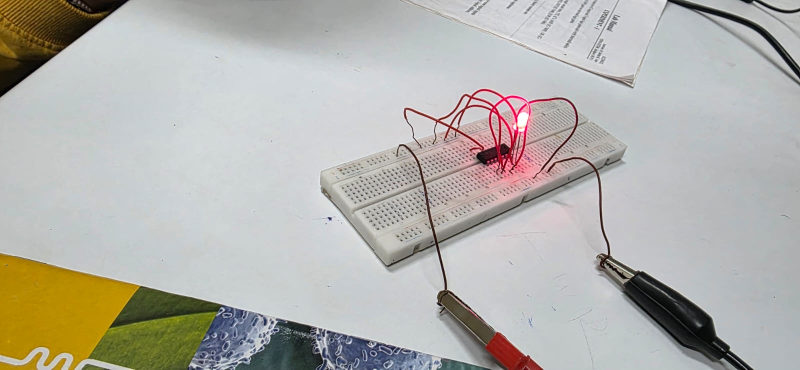
#> input picture ckt breadboard/WhatsApp Image 2026-10-31 at 8.23.35 PM.jpeg, 1600 x 739 px (shown at 1/2 size)
$ python -i video.py   (imports and definitions only)   (older library calls are emulated)
#> lines starting #> are read from the running program, lines starting #| are printed output that depends on the picture
"""Local video keyframe selection. No labels, calibration or connectivity inferred."""
import hashlib
import cv2
import numpy as np
from PIL import Image


def file_hash(path):
    digest = hashlib.sha256()
    with path.open('rb') as stream:
        for block in iter(lambda: stream.read(1024 * 1024), b''):
            digest.update(block)
    return digest.hexdigest()


def extract_frames(path, output, count=6, samples=48, *, max_pixels=None,
                   max_duration_s=None):
    """Decode bounded samples, choosing sharpness within temporal bins.

    Sharpness is a relative full-frame heuristic, not board visibility or accuracy.
    Pixel coordinates refer to decoded frames (including decoder orientation).
    """
#> called with output = 'out.png', count = 6, samples = 48
    if not 1 <= count <= samples <= 120:
        raise ValueError('Require 1 <= count <= samples <= 120')
    capture = cv2.VideoCapture(str(path))
    try:
        fps = float(capture.get(cv2.CAP_PROP_FPS))
        total = int(capture.get(cv2.CAP_PROP_FRAME_COUNT))
        if not capture.isOpened() or not np.isfinite(fps) or fps <= 0 or total < 1:
            raise ValueError(f'Unreadable video or invalid frame metadata: {path}')
        if max_duration_s is not None and total/fps > max_duration_s:
            raise ValueError('Video duration exceeds preprocessing limit')
        if max_pixels is not None:
            width, height = capture.get(cv2.CAP_PROP_FRAME_WIDTH), capture.get(cv2.CAP_PROP_FRAME_HEIGHT)
            if not np.isfinite([width,height]).all() or width <= 0 or height <= 0 or width*height > max_pixels:
                raise ValueError('Video dimensions exceed preprocessing limit')
        indices = np.unique(np.linspace(0, total - 1, min(samples, total)).astype(int))
        selected = []
        for bucket in np.array_split(indices, min(count, len(indices))):
            best = None
            for index in bucket:
                capture.set(cv2.CAP_PROP_POS_FRAMES, int(index))
                ok, frame = capture.read()
                if not ok:
                    continue
                if max_pixels is not None and frame.shape[0]*frame.shape[1] > max_pixels:
                    raise ValueError('Decoded frame exceeds preprocessing limit')
                gray = cv2.cvtColor(frame, cv2.COLOR_BGR2GRAY)
                factor = min(1.0, 640 / max(gray.shape))
                small = cv2.resize(gray, None, fx=factor, fy=factor)
                score = float(cv2.Laplacian(small, cv2.CV_64F).var())
                if best is None or score > best[0]:
                    milliseconds = float(capture.get(cv2.CAP_PROP_POS_MSEC))
                    has_pts = np.isfinite(milliseconds) and (milliseconds > 0 or index == 0)
                    timestamp = milliseconds / 1000 if has_pts else int(index) / fps
                    best = (score, int(index), frame, timestamp,
                            'decoder_pts' if has_pts else 'estimated_from_fps')
            if best is None:
                continue
            score, index, frame, timestamp, timestamp_source = best
            output.mkdir(parents=True, exist_ok=True)
            target = output / f'frame-{index:07d}.jpg'
            image = Image.fromarray(cv2.cvtColor(frame, cv2.COLOR_BGR2RGB))
            image.save(target, quality=95)
            selected.append({'file': target.name, 'frame_index': index,
                             'timestamp_s': round(timestamp, 4),
                             'timestamp_source': timestamp_source,
                             'width': image.width, 'height': image.height,
                             'sharpness': round(score, 3), 'sha256': file_hash(target),
                             'label_status': 'unlabelled'})
#> this loop made 1 pass
#> (score, index, timestamp, timestamp_source) on pass 1: (1918, 0, 0, 'decoder_pts')
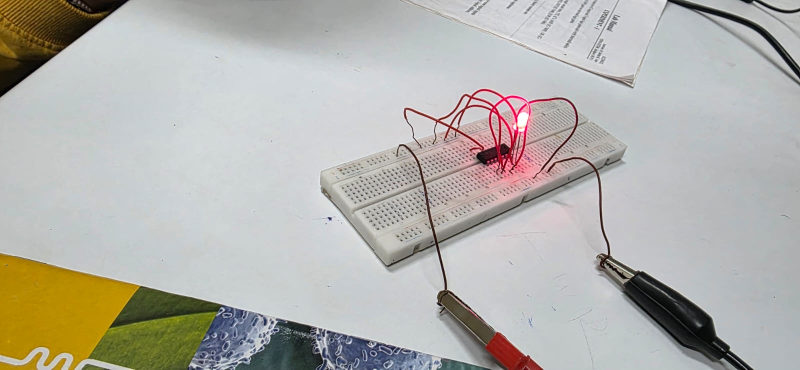
#> input picture ckt breadboard/WhatsApp Image 2026-10-31 at 8.23.35 PM.jpeg, 1600 x 739 px (shown at 1/2 size)
#> frame is the input picture: shape (739, 1600, 3); mean B, G, R 172.4, 177.9, 179.5
#> after the loop:
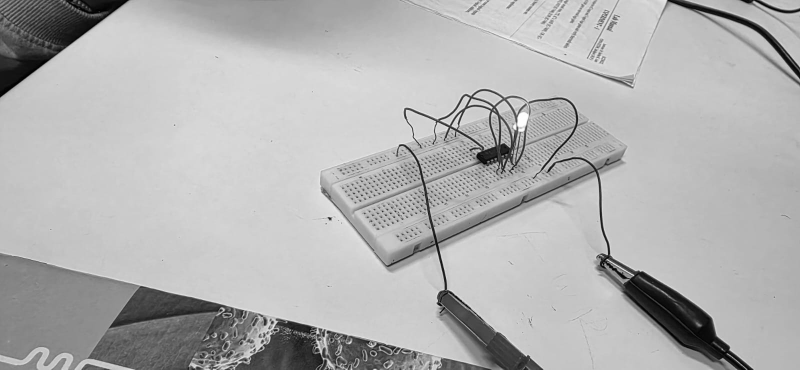
#> gray: shape (739, 1600) (shown at 1/2 size); min 0, max 255, mean 177.7
#> after the loop:
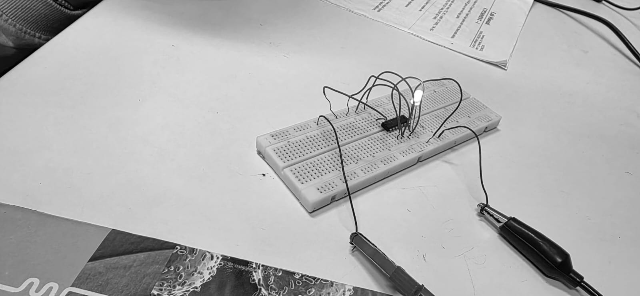
#> small: shape (296, 640); min 0, max 255, mean 177.6
#> after the loop, has_pts = True; milliseconds = 0; selected = []
        if not selected:
            raise ValueError(f'No frames decoded: {path}')
        return {'source_sha256': file_hash(path), 'fps': fps,
                'frame_count': total, 'duration_s': round(total / fps, 3),
                'selected': selected, 'assembly_id': None, 'split': 'unassigned',
                'layout_review_required': True}
    finally:
        capture.release()

#> (the run stopped early here; a loop or call above may not have finished)

$ run again, on ckt breadboard/WhatsApp Image 2026-10-31 at 8.23.36 PM.jpeg
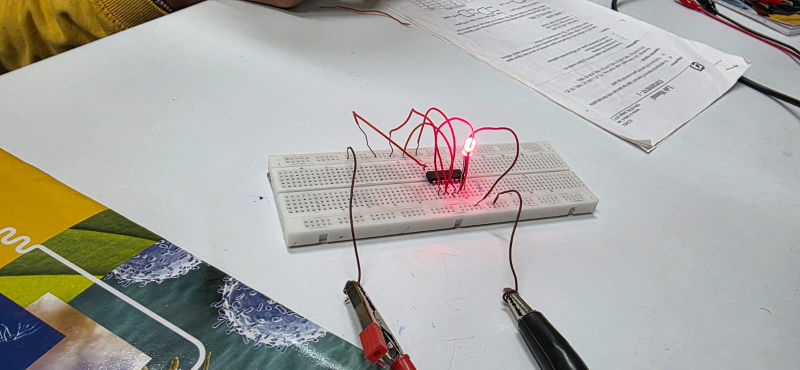
#> input picture ckt breadboard/WhatsApp Image 2026-10-31 at 8.23.36 PM.jpeg, 1600 x 739 px (shown at 1/2 size)
#> the loop in extract_frames, `for bucket in np.array_split(indices, min(count, len(indices))):` made 1 pass
#> (score, index, timestamp, timestamp_source) on pass 1: (2293.6, 0, 0, 'decoder_pts')
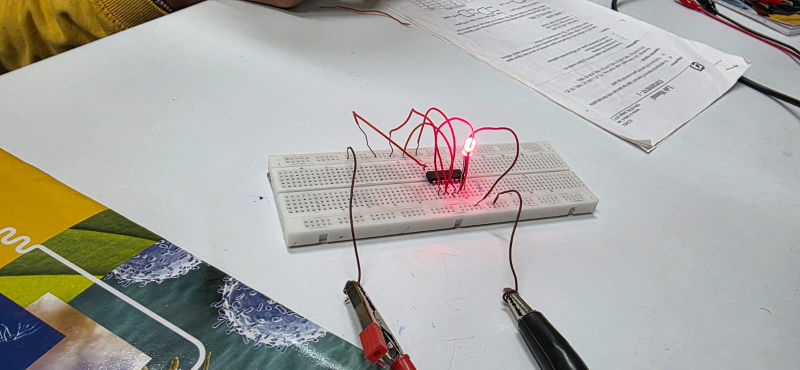
#> input picture ckt breadboard/WhatsApp Image 2026-10-31 at 8.23.36 PM.jpeg, 1600 x 739 px (shown at 1/2 size)
#> in extract_frames, frame is the input picture: shape (739, 1600, 3); mean B, G, R 164, 168.8, 170
#> after the loop in extract_frames, `for bucket in np.array_split(indices, min(count, len(indices))):`:
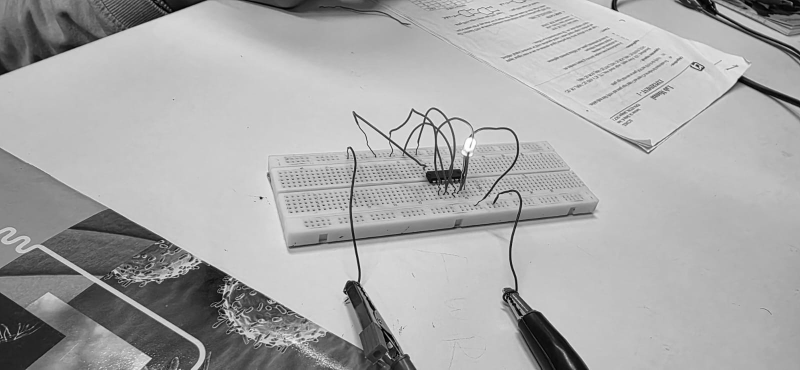
#> gray: shape (739, 1600) (shown at 1/2 size); min 0, max 255, mean 168.6
#> after the loop in extract_frames, `for bucket in np.array_split(indices, min(count, len(indices))):`:
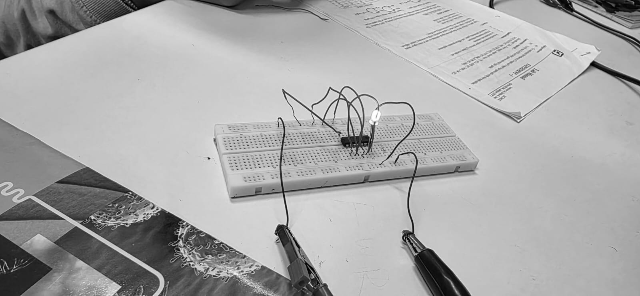
#> small: shape (296, 640); min 1, max 254, mean 168.5
#> after the loop in extract_frames, `for bucket in np.array_split(indices, min(count, len(indices))):`: has_pts = True; milliseconds = 0; selected = []

$ run again, on ckt breadboard/WhatsApp Image 2026-10-31 at 8.23.38 PM.jpeg
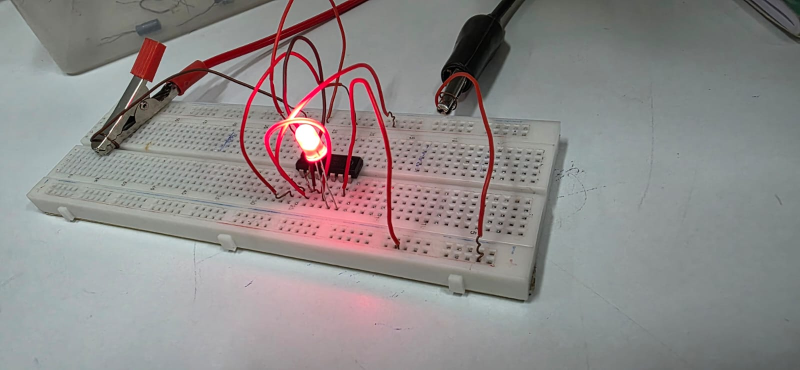
#> input picture ckt breadboard/WhatsApp Image 2026-10-31 at 8.23.38 PM.jpeg, 1600 x 739 px (shown at 1/2 size)
#> the loop in extract_frames, `for bucket in np.array_split(indices, min(count, len(indices))):` made 1 pass
#> (score, index, timestamp, timestamp_source) on pass 1: (1123.2, 0, 0, 'decoder_pts')
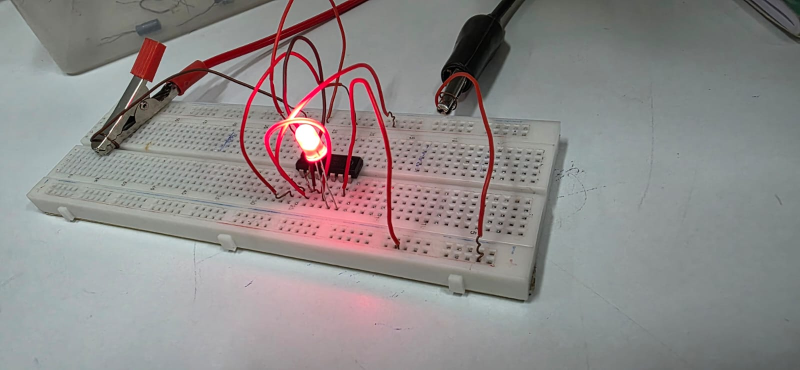
#> input picture ckt breadboard/WhatsApp Image 2026-10-31 at 8.23.38 PM.jpeg, 1600 x 739 px (shown at 1/2 size)
#> in extract_frames, frame is the input picture: shape (739, 1600, 3); mean B, G, R 137.5, 138, 142.2
#> after the loop in extract_frames, `for bucket in np.array_split(indices, min(count, len(indices))):`:
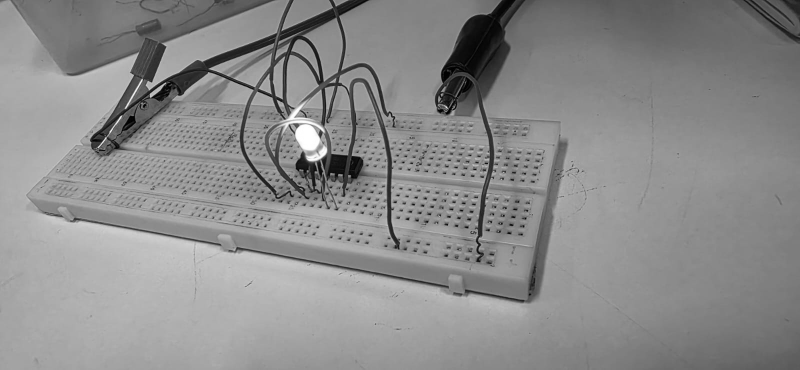
#> gray: shape (739, 1600) (shown at 1/2 size); min 0, max 255, mean 139.2
#> after the loop in extract_frames, `for bucket in np.array_split(indices, min(count, len(indices))):`:
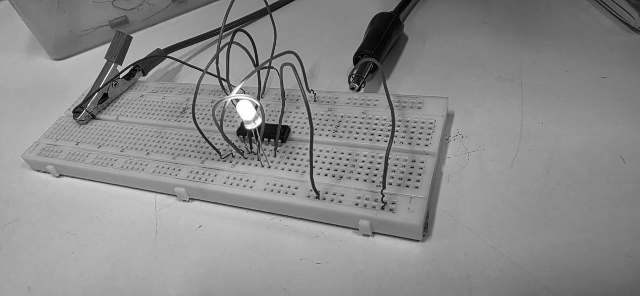
#> small: shape (296, 640); min 0, max 255, mean 139.1
#> after the loop in extract_frames, `for bucket in np.array_split(indices, min(count, len(indices))):`: has_pts = True; milliseconds = 0; selected = []

$ run again, on ckt breadboard/WhatsApp Image 2026-10-31 at 8.23.39 PM.jpeg
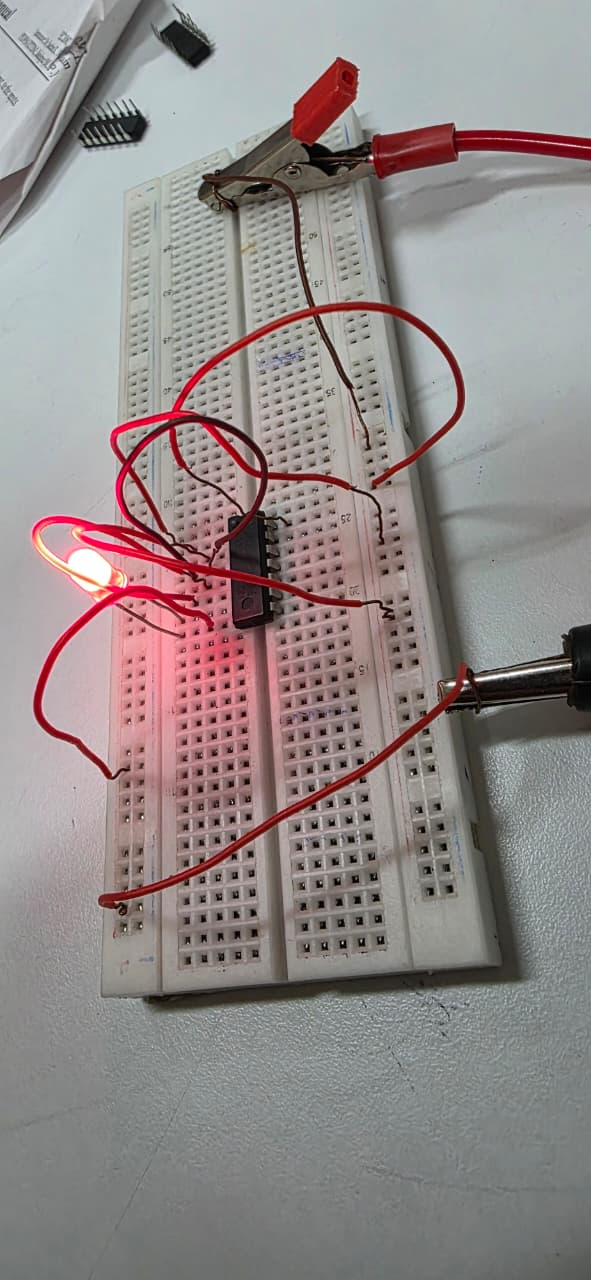
#> input picture ckt breadboard/WhatsApp Image 2026-10-31 at 8.23.39 PM.jpeg, 591 x 1280 px
#> the loop in extract_frames, `for bucket in np.array_split(indices, min(count, len(indices))):` made 1 pass
#> (score, index, timestamp, timestamp_source) on pass 1: (1376.1, 0, 0, 'decoder_pts')
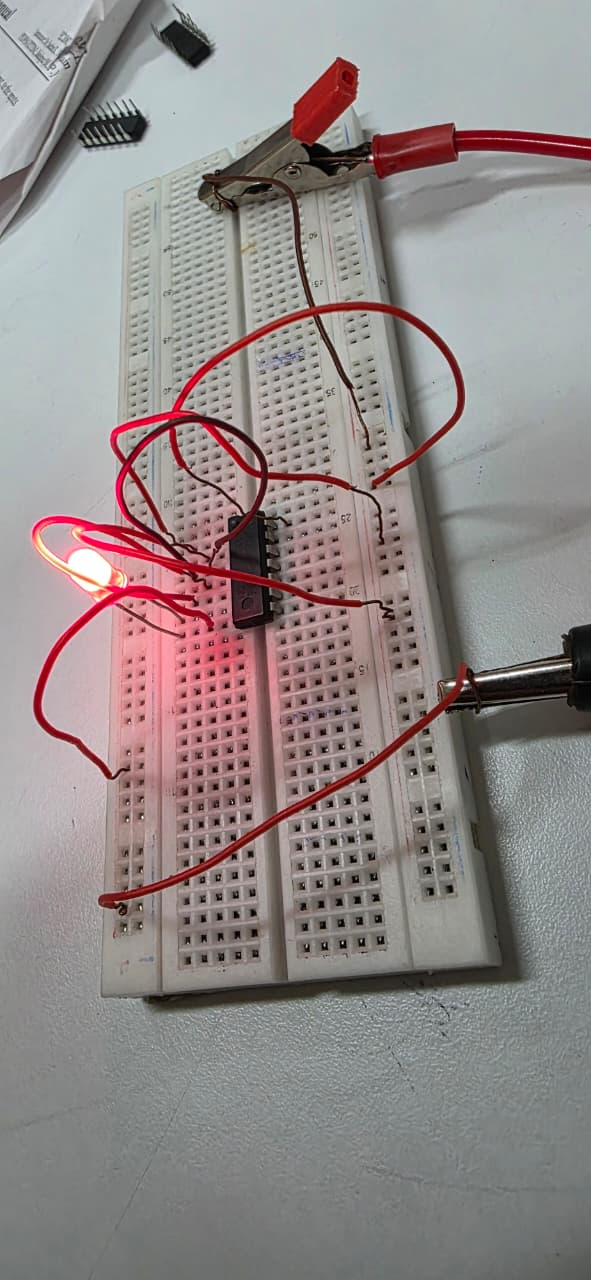
#> input picture ckt breadboard/WhatsApp Image 2026-10-31 at 8.23.39 PM.jpeg, 591 x 1280 px
#> in extract_frames, frame is the input picture: shape (1280, 591, 3); mean B, G, R 136.9, 137.7, 145.7
#> after the loop in extract_frames, `for bucket in np.array_split(indices, min(count, len(indices))):`:
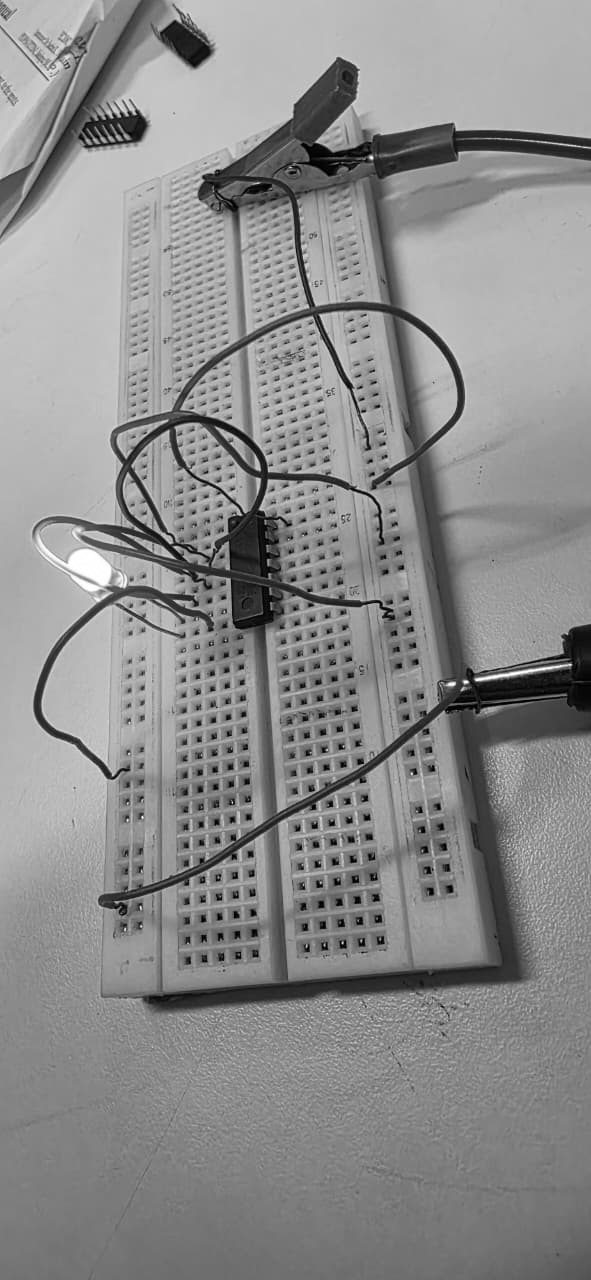
#> gray: shape (1280, 591); min 0, max 255, mean 140
#> after the loop in extract_frames, `for bucket in np.array_split(indices, min(count, len(indices))):`: has_pts = True; milliseconds = 0; selected = []
